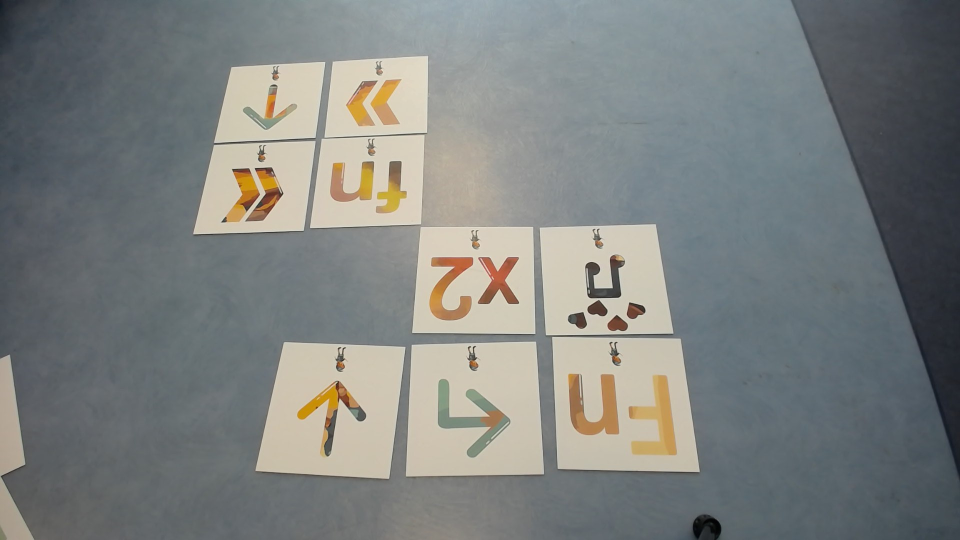
#> input picture w3.jpg, 1920 x 1080 px, given in place of kesilen_st_1.jpg, which was not available (shown at 1/2 size)
$ python sekil_q3.py
#> lines starting #> are read from the running program, lines starting #| are printed output that depends on the picture; after the words box and inside, x2 and y2 are one past the last pixel; in counts of white or black regions, pixels touching at a corner belong together; pictures that were not available may be replaced by others from this repository, and a replacement may not be noted
import cv2
import numpy as np

def sekil_q3(image_prefix='kesilen_st_', output_prefix='y_st', alt_sinir=[150, 100, 100], ust_sinir=[255, 255, 255], new_size=(600, 600)):
#> called with image_prefix = 'kesilen_st_', output_prefix = 'y_st', new_size = (600, 600)
    for i in range(1, 16):
        try:
            # Resmi yükleyin
            resim = cv2.imread(f'{image_prefix}{i}.jpg')
#> resim is the input picture: shape (1080, 1920, 3); mean B, G, R 127.4, 129.2, 125.8

            # Yeni boyutları belirtin ve resmi yeni boyuta yeniden boyutlandırın
            resim = cv2.resize(resim, new_size)
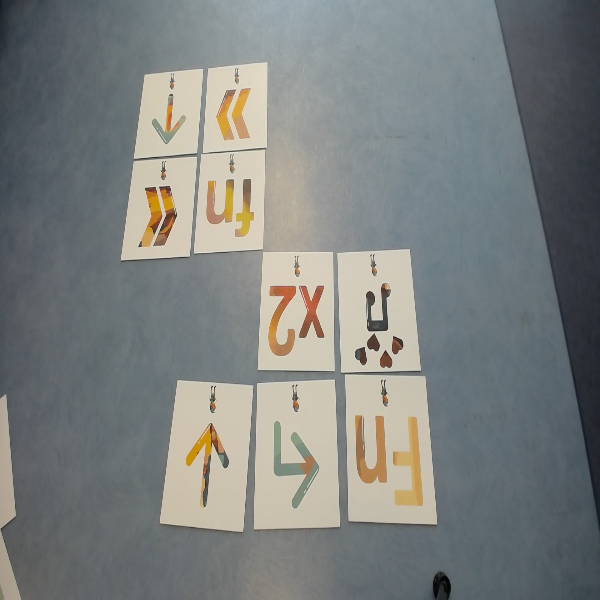
#> resim: shape (600, 600, 3); mean B, G, R 127.3, 129.1, 125.8

            # Renk eşikleri tanımlayın (BGR formatında)
            alt_sinir = np.array(alt_sinir, dtype=np.uint8)  # Alçak sınır (beyaza yakın renkler)
            ust_sinir = np.array(ust_sinir, dtype=np.uint8)  # Üst sınır (beyaz)

            # Resmi renk aralığına göre filtreleyin
            maske = cv2.inRange(resim, alt_sinir, ust_sinir)
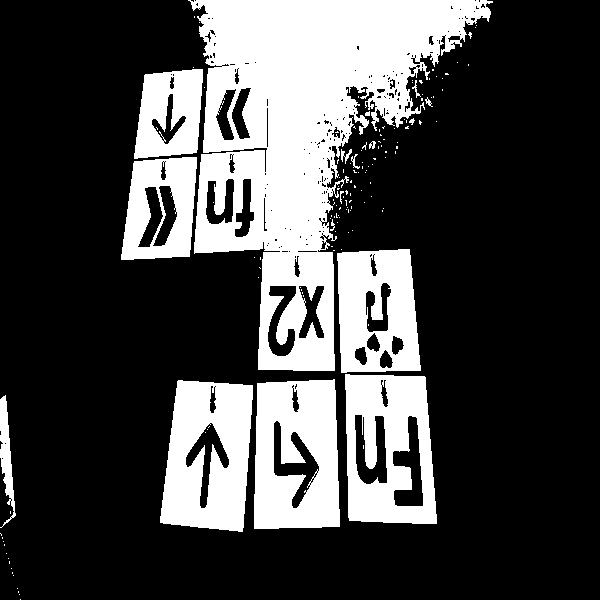
#> maske: shape (600, 600); 27.6% white; 142 white regions (125 under 20 px), largest, box (x1, y1, x2, y2) and area: (188, 0, 493, 371) 49460, (254, 379, 340, 529) 10564, (160, 380, 253, 532) 10439

            # Beyaz renkteki pikselleri orijinal renkli resimle birleştirin
            sonuc_resim = cv2.bitwise_and(resim, resim, mask=maske)
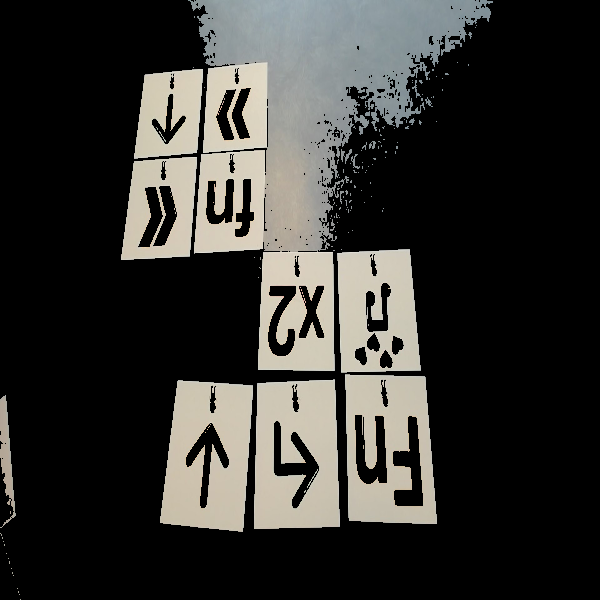
#> sonuc_resim: shape (600, 600, 3); mean B, G, R 47.9, 51, 51.9

            # Sonucu gösterin
            #cv2.imshow(f'Sadece Beyaza Yakın Renkler{i}', sonuc_resim)
            #cv2.waitKey(0)
            cv2.destroyAllWindows()

            # Sonucu aynı yere kaydetmek için
            cv2.imwrite(f'{output_prefix}{i}.jpg', sonuc_resim)

        except Exception as e:
            print(f'Hata oluştu: {e}')
            continue  # Hata oluştuğunda işlemi devam ettir

# İşlevi çağırarak kodu çalıştırın
sekil_q3()
